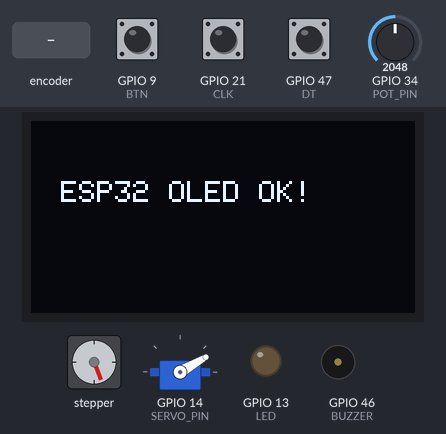
Bench run of a sketch on a simulated ESP32. Shown: stepper motor, servo, 128×64 one-colour display, output pins drawn as LEDs (lit = HIGH), buzzer (waves = sounding, pin HIGH). Wiring (inferred from the names in the program): stepper motor (200 steps per turn assumed): coils GPIO 32, GPIO 34, GPIO 33, GPIO 35. The test bench sets the inputs (shaded band); at power-on: GPIO 9 (BTN) HIGH, GPIO 34 (POT_PIN) = 2048, GPIO 21 (CLK) HIGH, GPIO 47 (DT) HIGH. Pins used as bus, display or sensor lines are not drawn; what the sketch prints to the serial monitor is not drawn.

Above: at 1.2 s.
1.3 s: GPIO 9 (BTN) pulled LOW for 1 s
At 1.98 s:
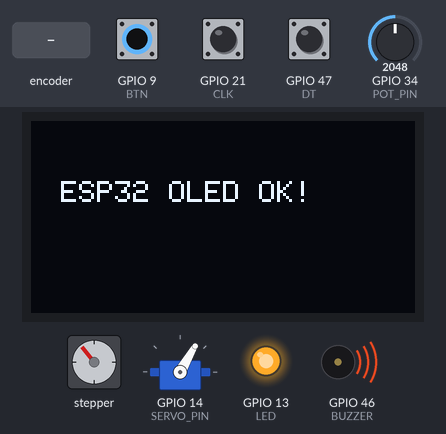
2.9 s: rotary encoder on GPIO 21 (CLK) / GPIO 47 (DT) turned 3 steps (first pin leading)
At 3.24 s:
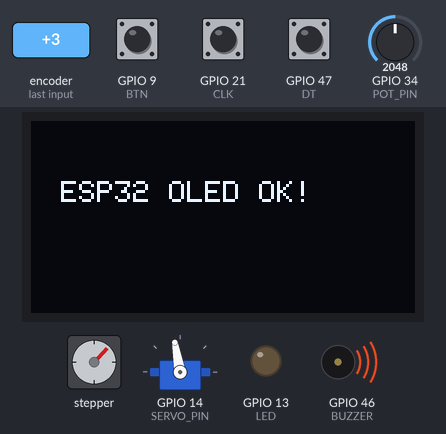
5.5 s: GPIO 9 (BTN) pulled LOW for 0.15 s
At 5.63 s:
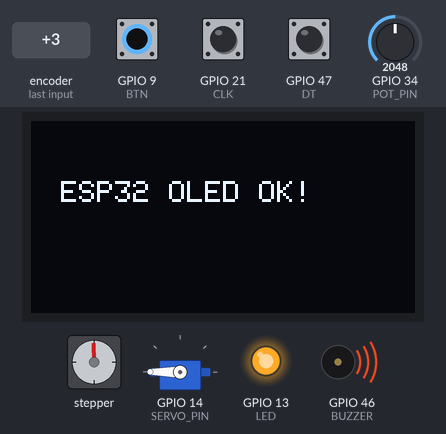
6.2 s: GPIO 9 (BTN) pulled LOW for 3.2 s
At 9.85 s:
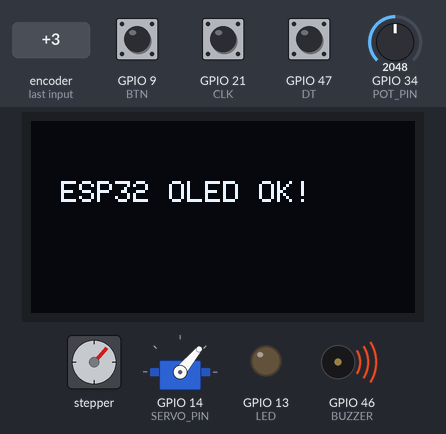
10.0 s: GPIO 34 (POT_PIN) set to 491
12.4 s: GPIO 9 (BTN) pulled LOW for 1 s
Timing chart, 0 to 16.9 s (numbered marks = the images above; inputs shaded):
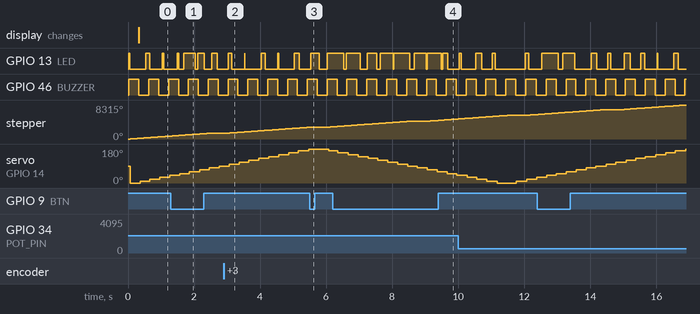

Measured:
- by itself, GPIO 46 (BUZZER): alternates HIGH for 0.30 s and LOW for 0.30 s

The sketch:

allpheriperals.ino
```cpp
#include <Wire.h>
#include <Adafruit_GFX.h>
#include <Adafruit_SSD1306.h>
#include <ESP32Servo.h> // Ganti ESP32Servo dengan Servo

#define BTN 9
#define LED 13
#define BUZZER 46
#define CLK 21
#define DT 47
#define SW 48
#define POT_PIN 34  // Sesuaikan dengan pin yang ada di Wokwi
#define SERVO_PIN 14
#define IN1 32  // Sesuaikan dengan pin yang ada di Wokwi
#define IN2 33  // Sesuaikan dengan pin yang ada di Wokwi
#define IN3 34  // Sesuaikan dengan pin yang ada di Wokwi
#define IN4 35  // Sesuaikan dengan pin yang ada di Wokwi

Adafruit_SSD1306 display(128, 64, &Wire, -1);
Servo servo;

int counter = 0;
int lastCLK = HIGH;

const int seq[4][4] = {
  {1, 0, 1, 0},
  {0, 1, 1, 0},
  {0, 1, 0, 1},
  {1, 0, 0, 1}
};

// Task for Button press
void taskButton(void *pvParameters) {
  while (1) {
    if (digitalRead(BTN) == LOW) {
      digitalWrite(LED, HIGH); // Turn on LED when button is pressed
      Serial.print("Button Pressed - Core: ");
    } else {
      digitalWrite(LED, LOW); // Turn off LED when button is released
      Serial.print("Button Released - Core: ");
    }
    Serial.println(xPortGetCoreID());
    delay(200);
  }
}

// Task for Buzzer
void taskBuzzer(void *pvParameters) {
  while (1) {
    digitalWrite(BUZZER, HIGH);
    Serial.print("Buzzer task running on Core: ");
    Serial.println(xPortGetCoreID());
    delay(300);
    digitalWrite(BUZZER, LOW);
    delay(300);
  }
}

// Task for Encoder (rotation count)
void taskEncoder(void *pvParameters) {
  while (1) {
    int newCLK = digitalRead(CLK);
    if (newCLK != lastCLK) {
      if (digitalRead(DT) != newCLK) counter++;
      else counter--;
      Serial.print("Encoder counter: ");
      Serial.print(counter);
      Serial.print(" | Running on Core: ");
      Serial.println(xPortGetCoreID());
    }
    lastCLK = newCLK;
    delay(10);
  }
}

// Task for LED blinking
void taskLED(void *pvParameters) {
  while (1) {
    digitalWrite(LED, !digitalRead(LED)); // Toggle LED state
    Serial.print("Task LED running on Core: ");
    Serial.println(xPortGetCoreID());
    delay(500); // 500ms delay
  }
}

// Task for OLED display
void taskOLED(void *pvParameters) {
  while (1) {
    display.clearDisplay();
    display.setTextSize(1);
    display.setTextColor(SSD1306_WHITE);
    display.setCursor(10, 20);
    display.println("ESP32 OLED OK!");
    display.display();
    Serial.print("OLED Task running on Core: ");
    Serial.println(xPortGetCoreID());
    delay(1000); // 1 second delay for display refresh
  }
}

// Task for reading potentiometer value
void taskPot(void *pvParameters) {
  while (1) {
    int val = analogRead(POT_PIN);
    Serial.print("Potentiometer value: ");
    Serial.print(val);
    Serial.print(" | Running on Core: ");
    Serial.println(xPortGetCoreID());
    delay(500); // Read potentiometer value every 500ms
  }
}

// Task for controlling servo motor
void taskServo(void *pvParameters) {
  while (1) {
    for (int pos = 0; pos <= 180; pos += 10) {
      servo.write(pos);
      Serial.print("Servo angle: ");
      Serial.print(pos);
      Serial.print(" | Core: ");
      Serial.println(xPortGetCoreID());
      delay(300); // 300ms delay to slow servo movement
    }
    for (int pos = 180; pos >= 0; pos -= 10) {
      servo.write(pos);
      Serial.print("Servo angle: ");
      Serial.print(pos);
      Serial.print(" | Core: ");
      Serial.println(xPortGetCoreID());
      delay(300);
    }
  }
}

// Function for controlling stepper motor
void stepForward(int steps) {
  for (int s = 0; s < steps; s++) {
    for (int i = 0; i < 4; i++) {
      digitalWrite(IN1, seq[i][0]);
      digitalWrite(IN2, seq[i][1]);
      digitalWrite(IN3, seq[i][2]);
      digitalWrite(IN4, seq[i][3]);
      delay(3); // Short delay to step the motor
    }
  }
}

// Task for controlling stepper motor
void taskStepper(void *pvParameters) {
  while (1) {
    Serial.print("Stepper Task running on Core: ");
    Serial.println(xPortGetCoreID());
    stepForward(200); // Step forward for 200 steps
    delay(500); // Delay between steps
  }
}

void setup() {
  Serial.begin(115200);

  pinMode(BTN, INPUT_PULLUP);
  pinMode(LED, OUTPUT);
  pinMode(BUZZER, OUTPUT);
  pinMode(CLK, INPUT);
  pinMode(DT, INPUT);
  pinMode(SW, INPUT_PULLUP);
  pinMode(POT_PIN, INPUT);
  pinMode(IN1, OUTPUT);
  pinMode(IN2, OUTPUT);
  pinMode(IN3, OUTPUT);
  pinMode(IN4, OUTPUT);

  servo.attach(SERVO_PIN);
  Wire.begin(5, 4);
  display.begin(SSD1306_SWITCHCAPVCC, 0x3C);

  // Core 0
  xTaskCreatePinnedToCore(taskButton, "taskButton_Core0", 2000, NULL, 1, NULL, 0);
  xTaskCreatePinnedToCore(taskBuzzer, "taskBuzzer_Core0", 1000, NULL, 1, NULL, 0);
  xTaskCreatePinnedToCore(taskEncoder, "taskEncoder_Core0", 2000, NULL, 1, NULL, 0);
  xTaskCreatePinnedToCore(taskLED, "taskLED_Core0", 1000, NULL, 1, NULL, 0);
  xTaskCreatePinnedToCore(taskOLED, "taskOLED_Core0", 4000, NULL, 1, NULL, 0);
  xTaskCreatePinnedToCore(taskPot, "taskPot_Core0", 2000, NULL, 1, NULL, 0);
  xTaskCreatePinnedToCore(taskServo, "taskServo_Core0", 2000, NULL, 1, NULL, 0);
  xTaskCreatePinnedToCore(taskStepper, "taskStepper_Core0", 4000, NULL, 1, NULL, 0);

  // Core 1
  // Additional tasks for Core 1 can be added here if needed
}

void loop() {
  // The main loop is empty because all tasks are handled by RTOS tasks
}
```
